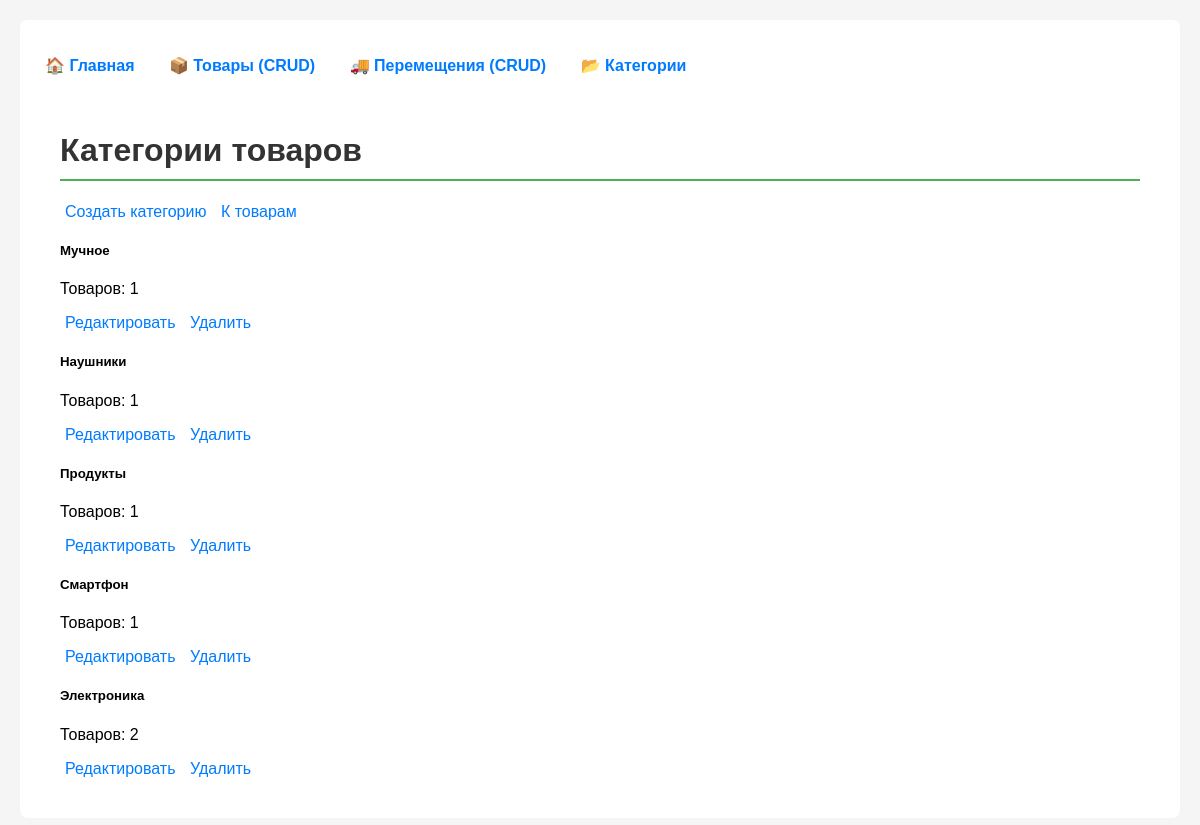
Page /categories/ on the earlier database version.
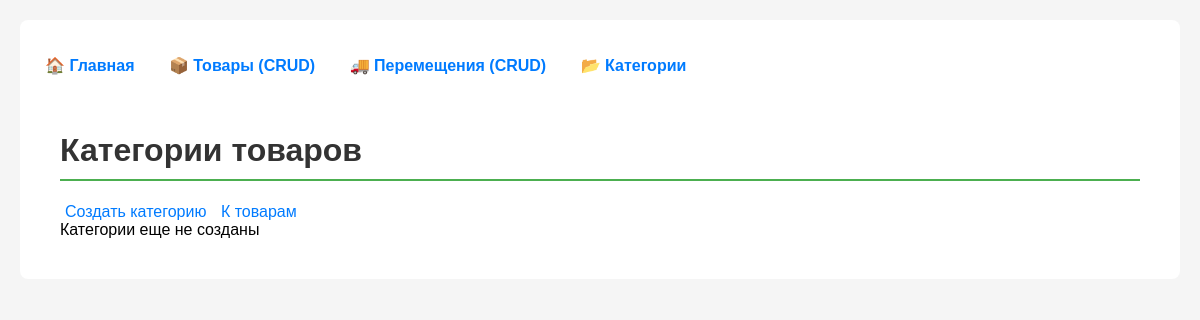
Same page on the later database version.
### firstapp_var_6/models.py (models this page shows, shortened)
class Category(models.Model):
    name = models.CharField(max_length=100, verbose_name='Название категории')
    class Meta:
        ordering = ['name']

### firstapp_var_6/views.py (the view)
# urls.py: path('categories/', views.category_list, name='category_list'),
def category_list(request):
    categories = Category.objects.all()
    return render(request, 'category_list.html', {
        'categories': categories,
        'page_title': 'Категории товаров'
    })

### templates/category_list.html
{% extends 'base.html' %}
{% block content %}
<div class="container mt-4">
    <h1>Категории товаров</h1>
    <div class="mb-3">
        <a href="{% url 'firstapp_var_6:category_create' %}" class="btn btn-primary">Создать категорию</a>
        <a href="{% url 'firstapp_var_6:product_list' %}" class="btn btn-secondary">К товарам</a>
    </div>
    <div class="row">
        {% for category in categories %}
        <div class="col-md-4 mb-3">
            <div class="card">
                <div class="card-body">
                    <h5 class="card-title">{{ category.name }}</h5>
                    <p class="text-muted">Товаров: {{ category.productcategory_set.count }}</p>
                    <div class="btn-group">
                        <a href="{% url 'firstapp_var_6:category_update' category.pk %}"
                           class="btn btn-warning btn-sm">Редактировать</a>
                        <a href="{% url 'firstapp_var_6:category_delete' category.pk %}"
                           class="btn btn-danger btn-sm">Удалить</a>
                    </div>
                </div>
            </div>
        </div>
        {% empty %}
        <div class="col-12">
            <div class="alert alert-info">Категории еще не созданы</div>
        </div>
        {% endfor %}
    </div>
</div>
{% endblock %}

Differences in the rows shown:
removed Category: name "Мучное", productcategory_set.count "1"
removed Category: name "Наушники", productcategory_set.count "1"
removed Category: name "Продукты", productcategory_set.count "1"
removed Category: name "Смартфон", productcategory_set.count "1"
removed Category: name "Электроника", productcategory_set.count "2"
Other differences:
text now shown: "Категории еще не созданы"
